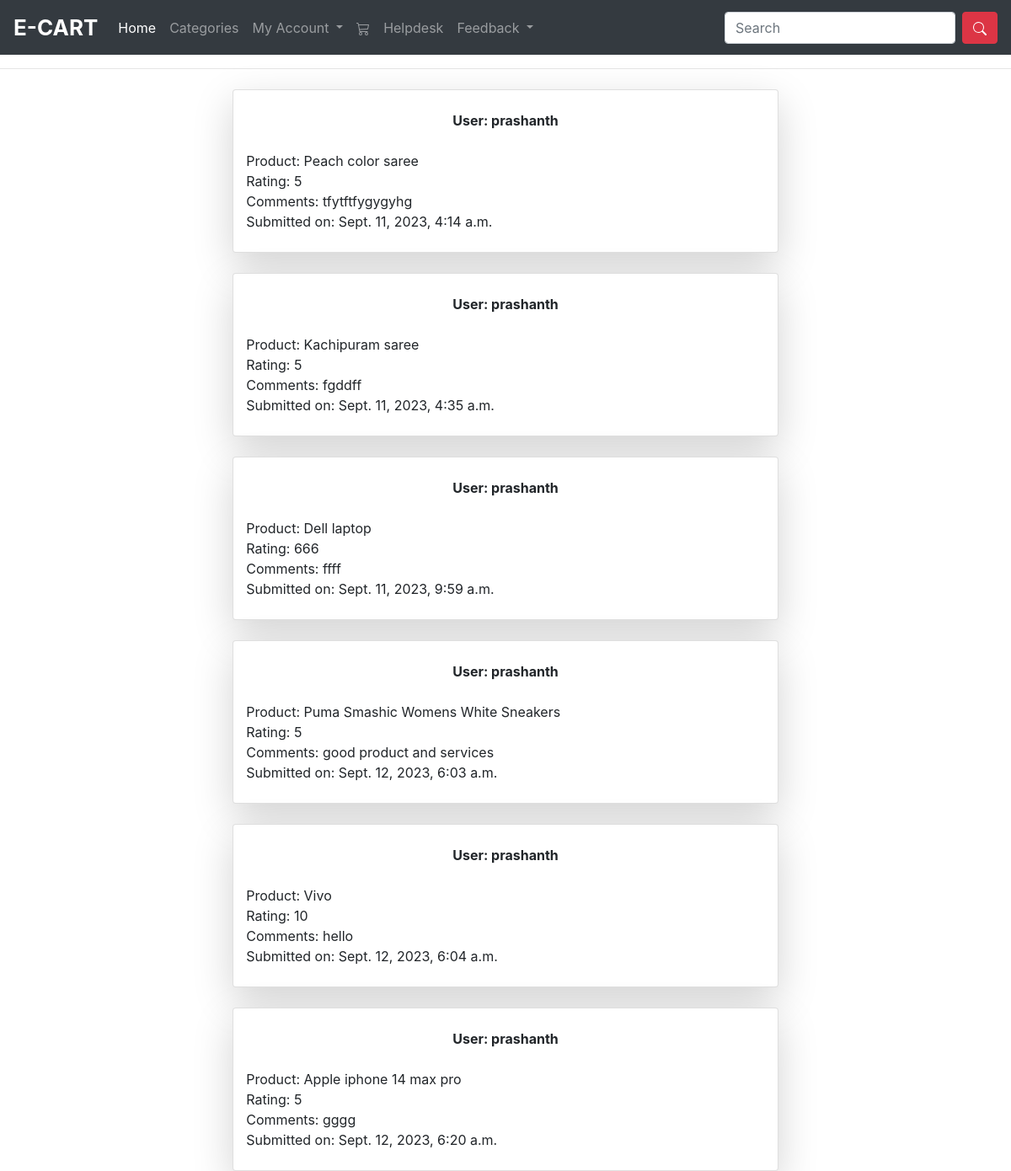
Page /view-feedback/ on the committed database.
### ecomapp/models.py (models this page shows, shortened)
class Feedback(models.Model):
    user = models.ForeignKey(User, on_delete=models.CASCADE)
    product = models.ForeignKey(Product, on_delete=models.CASCADE, blank=True, null=True)
    rating = models.IntegerField(blank=True, null=True)
    comments = models.TextField()
    created_at = models.DateTimeField(auto_now_add=True)

class Product(models.Model):
    title = models.CharField(max_length=200)
    slug = models.SlugField(unique=True)
    category = models.ForeignKey(Category, on_delete=models.CASCADE)
    image = models.ImageField(upload_to="products")
    marked_price = models.PositiveIntegerField()
    selling_price = models.PositiveIntegerField()
    description = models.TextField()
    warranty = models.CharField(max_length=300, null=True, blank=True)
    return_policy = models.CharField(max_length=300, null=True, blank=True)
    view_count = models.PositiveIntegerField(default=0)
    def __str__(self):
        return self.title

### ecomapp/views.py (the view)
# urls.py: path('view-feedback/', views.view_feedback, name='view_feedback'),
def view_feedback(request):
    feedback_list = Feedback.objects.all()
    return render(request, 'feedback_list.html', {'feedback_list': feedback_list})

### templates/feedback_list.html (shortened to what this page needs)
{% extends 'base.html' %}
{% load static %}
{% block content %}
{% for feedback in feedback_list %}
    <div class="container mt-4">
        <div class="card col-md-7 mx-auto shadow-lg">
            <br>
            <strong class="mx-auto">User: {{ feedback.user }}</strong><br>
            Product: {{ feedback.product }}<br>
            Rating: {{ feedback.rating }}<br>
            Comments: {{ feedback.comments }}<br>
            Submitted on: {{ feedback.created_at }}
            <br><br>
        </div>
    </div>
{% empty %}
    <p>No feedback available.</p>
{% endfor %}
{% endblock content %}

### rows in the picture
Feedback: user "prashanth", product "Peach color saree", rating "5", comments "tfytftfygygyhg", created_at "Sept. 11, 2023, 4:14 a.m."
Feedback: user "prashanth", product "Kachipuram saree", rating "5", comments "fgddff", created_at "Sept. 11, 2023, 4:35 a.m."
Feedback: user "prashanth", product "Dell laptop", rating "666", comments "ffff", created_at "Sept. 11, 2023, 9:59 a.m."
Feedback: user "prashanth", product "Puma Smashic Womens White Sneakers", rating "5", comments "good product and services", created_at "Sept. 12, 2023, 6:03 a.m."
Feedback: user "prashanth", product "Vivo", rating "10", comments "hello", created_at "Sept. 12, 2023, 6:04 a.m."
Feedback: user "prashanth", product "Apple iphone 14 max pro", rating "5", comments "gggg", created_at "Sept. 12, 2023, 6:20 a.m."
